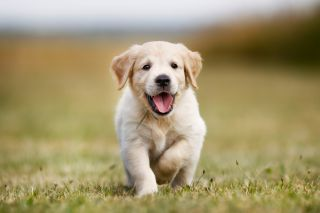
#> input picture pupper.jpg, 320 x 213 px
$ python 5_histograms.py -i pupper.jpg
#> lines starting #> are read from the running program, lines starting #| are printed output that depends on the picture
# Run : python 5_histograms.py -i pupper.jpg
from matplotlib import pyplot as plt
import argparse
import cv2
import imutils

ap = argparse.ArgumentParser()
ap.add_argument("-i", "--image", required=True, help="Path to image")
args = vars(ap.parse_args())  # this is  dictionary!
# load the image
image = cv2.imread(args["image"])  # returns a numpy array with image data
#> image is the input picture: shape (213, 320, 3); mean B, G, R 110.9, 150.6, 163.8
cv2.imshow("Original", image)
# make the image gray
grayImage = cv2.cvtColor(image, cv2.COLOR_BGR2GRAY)
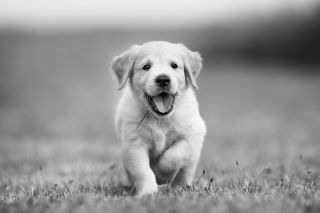
#> grayImage: shape (213, 320); min 1, max 253, mean 150
''' calcHist(images, channels, mask, histSize, ranges)
`images` : a list of images to calculate histogram for
`channels` : channels you want to see hist for. [0] for gray, cuz only one channel. [0,1,2] if b,g,r channels for rgb
`mask` : calc histogram for region determined by the mask. `None` if for whole img
`histSize` : no. of bins for each channel. Eg: [32,32,32] if 32 bins for all 3 channels
`ranges` : The range of possible pixel values. Normally, this is [ 0, 256 ] for each channel, if you're using RGB
'''
hist = cv2.calcHist([grayImage], [0], None, [256], [0,256])
#> hist = 256 values, max 1176 at index 140, min 0 at index 0, mean 266.2
# [10 lines of commented-out code are left out]
'''Color!'''
# [13 lines of commented-out code are left out]

'''Multi-dimensional histograms
for example - a 2d jointplot for red and blue channels. shows how both red and blue are TOGETHER distributed.
'''
chans = cv2.split(image)

fig = plt.figure()
ax = fig.add_subplot(131)
# using 32 bins below
hist = cv2.calcHist([chans[1], chans[0]], [0, 1], None,[32, 32], [0, 256, 0, 256])
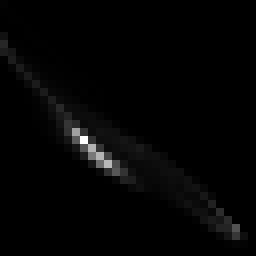
#> hist: shape (32, 32) float32 (shown 8 times larger); min 0, max 3852, mean 66.6; drawn with min black and max white
p = ax.imshow(hist, interpolation = "nearest")
ax.set_title("2D Color Histogram for G and B")
plt.colorbar(p)

ax = fig.add_subplot(132)
hist = cv2.calcHist([chans[1], chans[2]], [0, 1], None,[32, 32], [0, 256, 0, 256])
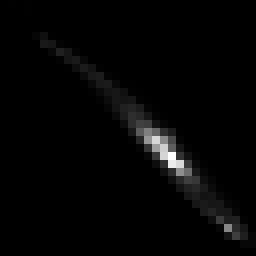
#> hist: shape (32, 32) float32 (shown 8 times larger); min 0, max 3207, mean 66.6; drawn with min black and max white
p = ax.imshow(hist, interpolation = "nearest")
ax.set_title("2D Color Histogram for G and R")
plt.colorbar(p)

ax = fig.add_subplot(133)
hist = cv2.calcHist([chans[0], chans[2]], [0, 1], None,[32, 32], [0, 256, 0, 256])
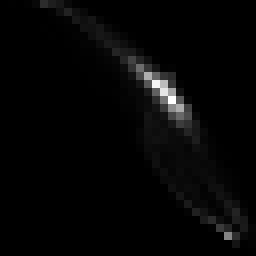
#> hist: shape (32, 32) float32 (shown 8 times larger); min 0, max 2869, mean 66.6; drawn with min black and max white
p = ax.imshow(hist, interpolation = "nearest")
ax.set_title("2D Color Histogram for B and R")
plt.colorbar(p)

cv2.waitKey(0)
plt.show()
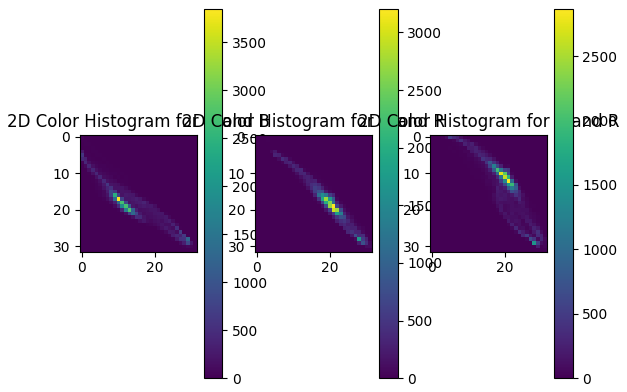
#> figure drawn by matplotlib, 6 panels
